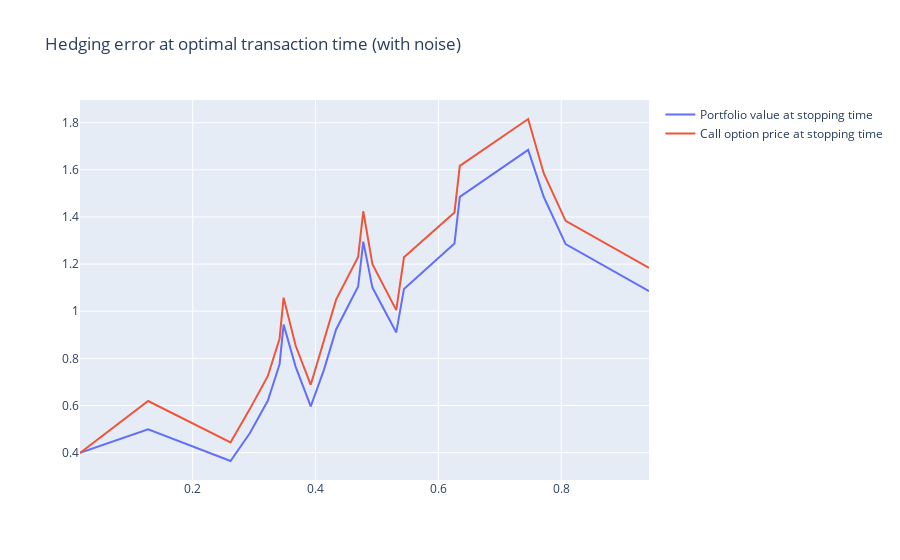

Notebook source saved alongside this figure:
### Code cell
import plotly.graph_objects as go
# plotly fancy code
# calculate the hedging error
print(f"End of day hedging error: {call_option_price_3[-1]-portfolio_value_3[-1]}")

# create a plotly graph
fig = go.Figure()

# add traces
fig.add_trace(go.Scatter(x=t[tau], y=portfolio_value_3, mode='lines', name='Portfolio value at stopping time'))
fig.add_trace(go.Scatter(x=t[tau], y=call_option_price_3, mode='lines', name='Call option price at stopping time'))

# set the title
fig.update_layout(title='Hedging error at optimal transaction time (with noise)')

# show the plot
fig.show()

### Figure 1 — Plotly figure (JSON) as saved in the notebook; plotly's stock layout.template omitted (floating-point values rounded to 4 significant figures)
{"data": [{"mode": "lines", "name": "Portfolio value at stopping time", "type": "scatter", "x": [0.01654, 0.1274, 0.2616, 0.2929, 0.3222, 0.3414, 0.348, 0.3676, 0.3922, 0.4136, 0.4334, 0.4693, 0.4777, 0.4926, 0.5314, 0.5439, 0.6261, 0.6348, 0.7461, 0.7716, 0.8071, 0.9428], "y": [0.3989, 0.4993, 0.3645, 0.4819, 0.6201, 0.7747, 0.9432, 0.7641, 0.5965, 0.7512, 0.9226, 1.105, 1.295, 1.1, 0.9101, 1.095, 1.288, 1.485, 1.685, 1.485, 1.285, 1.085]}, {"mode": "lines", "name": "Call option price at stopping time", "type": "scatter", "x": [0.01654, 0.1274, 0.2616, 0.2929, 0.3222, 0.3414, 0.348, 0.3676, 0.3922, 0.4136, 0.4334, 0.4693, 0.4777, 0.4926, 0.5314, 0.5439, 0.6261, 0.6348, 0.7461, 0.7716, 0.8071, 0.9428], "y": [0.3989, 0.6191, 0.4435, 0.5847, 0.7244, 0.8834, 1.058, 0.8533, 0.6878, 0.8731, 1.049, 1.23, 1.424, 1.199, 1.005, 1.229, 1.419, 1.617, 1.816, 1.585, 1.384, 1.184]}], "layout": {"title": {"text": "Hedging error at optimal transaction time (with noise)"}}}
